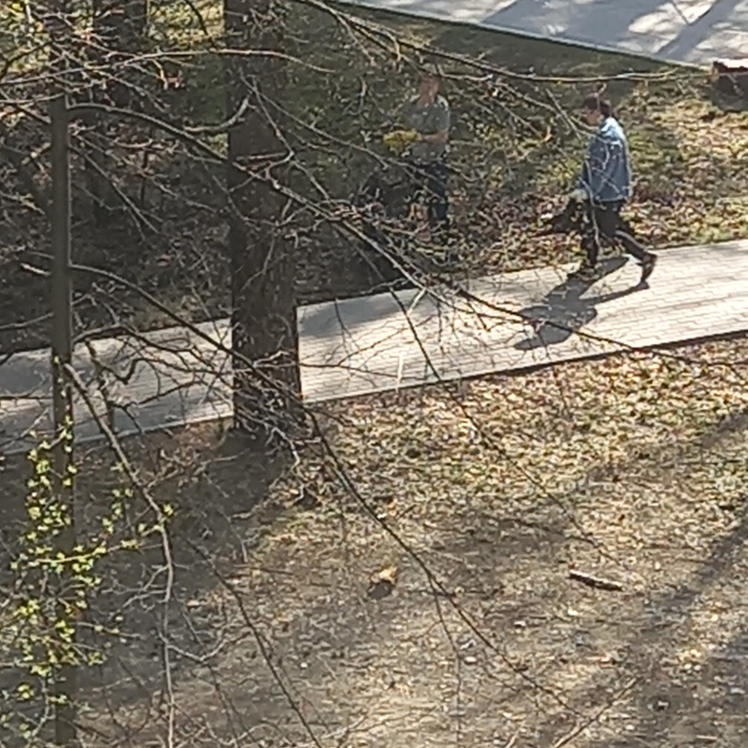
#> input picture face_detector/data/test/face/138.png, 2992 x 2992 px, found by its file name (shown at 1/4 size); its folder holds 4 pictures in this run
$ python main.py
#> lines starting #> are read from the running program, lines starting #| are printed output that depends on the picture
### face_detector/test_model/face_detect_manual/utils.py
import numpy as np
import cv2
import os
from tqdm import tqdm
import random

# [19 lines left out: function nms, not called in this run]

def load_face_images(folder, size=(24, 24)):
#> called with folder = '../data/face', size = (24, 24)
    images = []
    supported_exts = ('.jpg', '.jpeg', '.png', '.bmp', '.pgm', '.tif')

    for filename in tqdm(os.listdir(folder), desc=f"Loading {folder}"):
        if filename.lower().endswith(supported_exts):
            path = os.path.join(folder, filename)
            img = cv2.imread(path, cv2.IMREAD_GRAYSCALE)
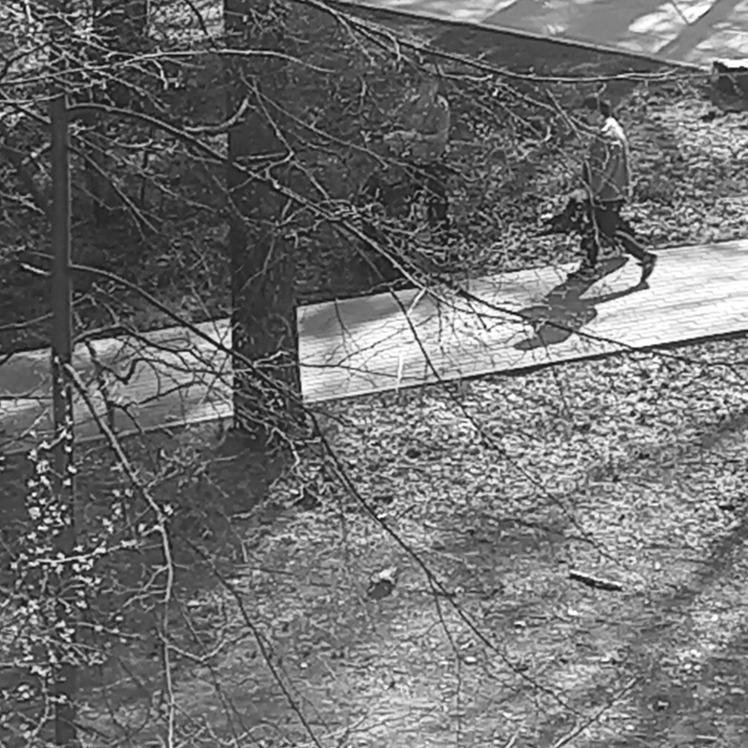
#> img: shape (2992, 2992) (shown at 1/4 size); min 0, max 255, mean 111.9
            if img is None:
                continue
            img = cv2.resize(img, size)
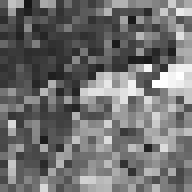
#> img: shape (24, 24) (shown 8 times larger); min 21, max 255, mean 112.4
            images.append(img)
#> pass 2 of the loop in load_face_images, `for filename in tqdm(os.listdir(folder), desc=f"Loading {folder}"):`:
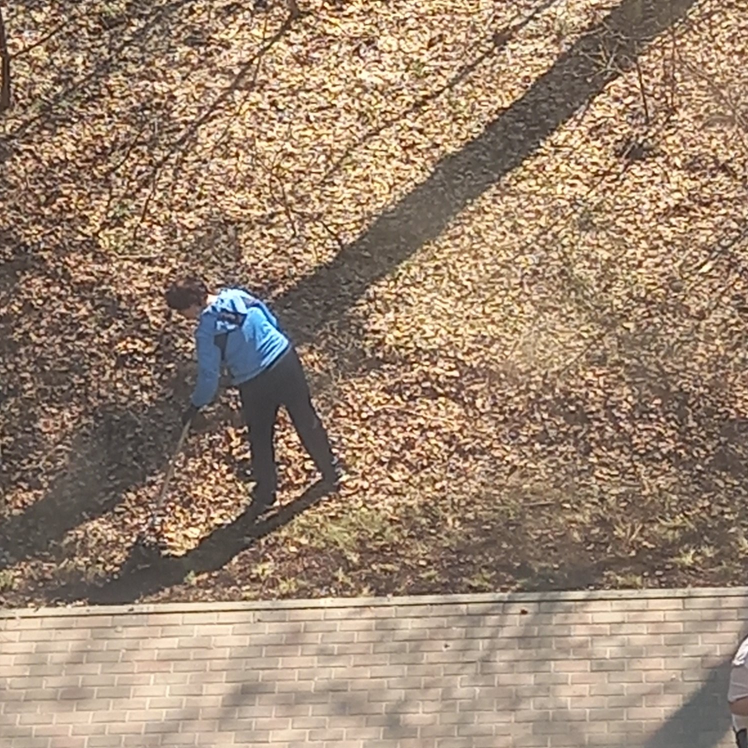
#> input picture face_detector/data/test/face/141.png, 1496 x 1496 px, found by its file name (shown at 1/2 size)
#> in load_face_images, `img = cv2.imread(path, cv2.IMREAD_GRAYSCALE)`:
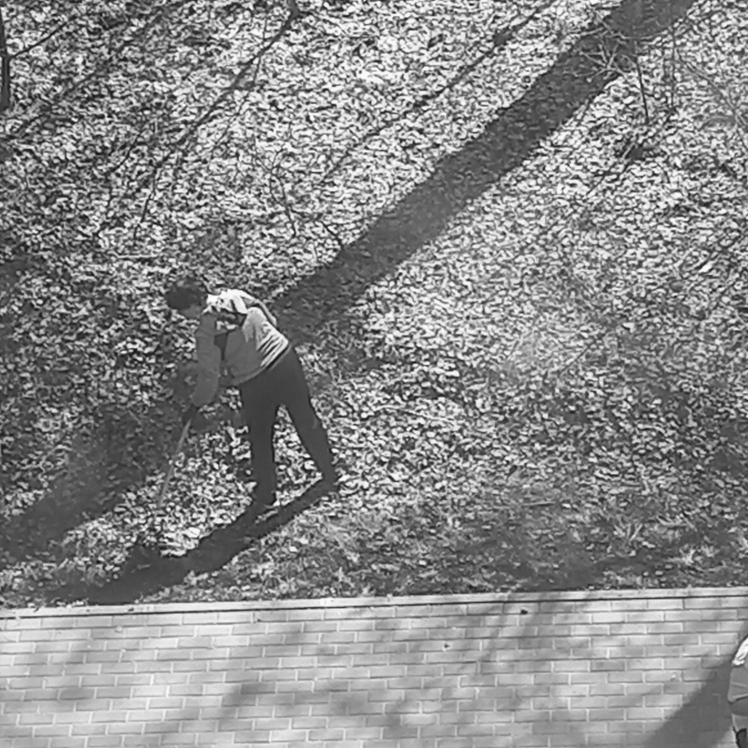
#> img: shape (1496, 1496) (shown at 1/2 size); min 8, max 255, mean 137.9
#> in load_face_images, `img = cv2.resize(img, size)`:
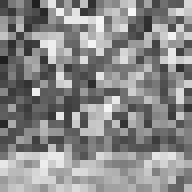
#> img: shape (24, 24) (shown 8 times larger); min 31, max 246, mean 137.6
#> pass 3 of the loop in load_face_images, `for filename in tqdm(os.listdir(folder), desc=f"Loading {folder}"):`:
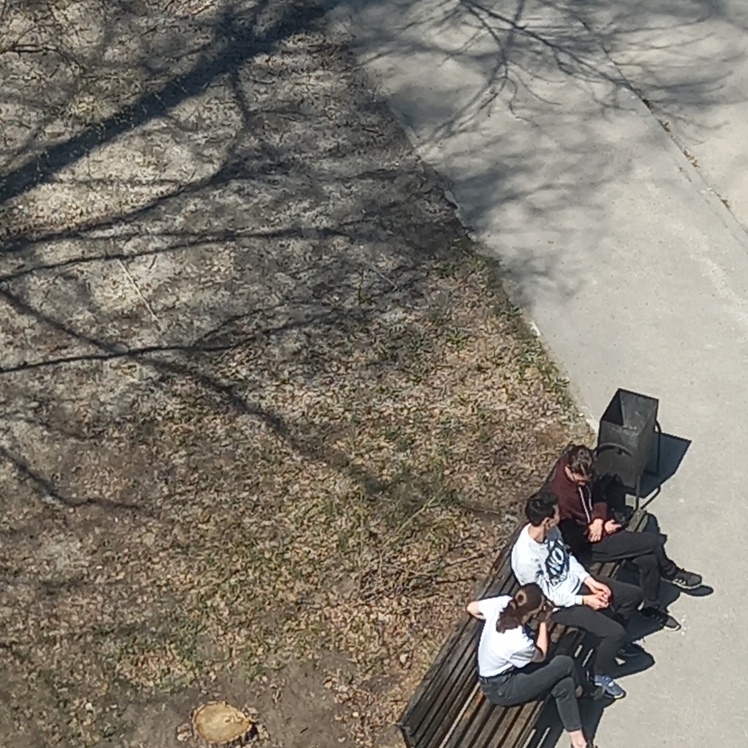
#> input picture face_detector/data/test/face/151.png, 2992 x 2992 px, found by its file name (shown at 1/4 size)
#> in load_face_images, `img = cv2.imread(path, cv2.IMREAD_GRAYSCALE)`:
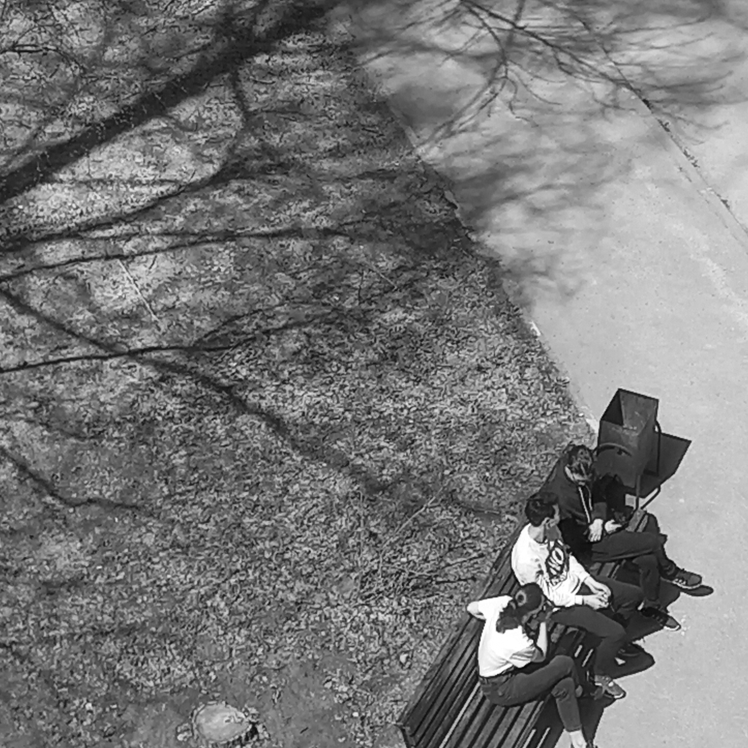
#> img: shape (2992, 2992) (shown at 1/4 size); min 0, max 255, mean 119.6
#> in load_face_images, `img = cv2.resize(img, size)`:
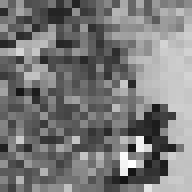
#> img: shape (24, 24) (shown 8 times larger); min 20, max 255, mean 121.4
#> the loop made 4 passes; the first 3 are shown
    return images

def load_nonface_images(folder):
    images = []
    supported_exts = ('.jpg', '.jpeg', '.png', '.bmp', '.pgm', '.tif')

#> (the run stopped early here; a loop or call above may not have finished)
